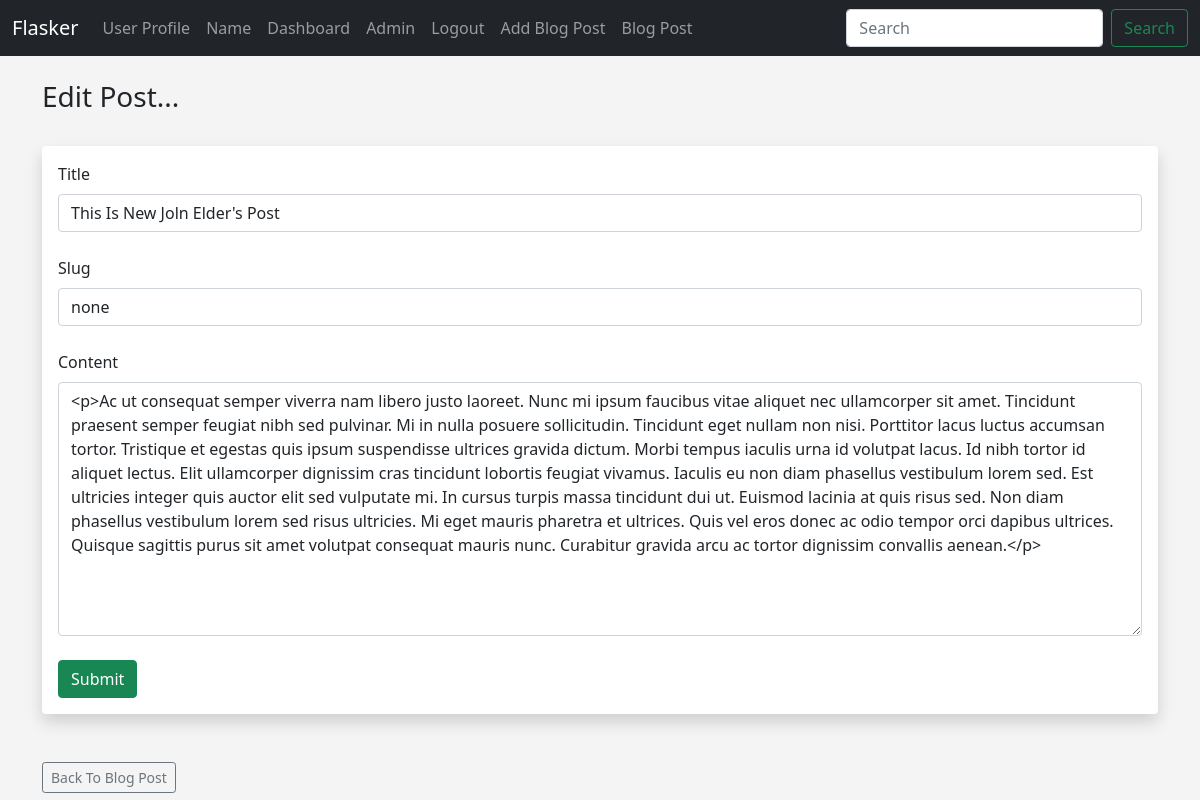
Screenshot of /posts/edit/4 (signed in) with the database file from the repository.
### app.py (models this page shows)
class Posts(db.Model):
    id = db.Column(db.Integer, primary_key = True)
    title = db.Column(db.String(255))
    content = db.Column(db.Text)
    date_posted = db.Column(db.DateTime, default=datetime.utcnow)
    slug = db.Column(db.String(255))
    poster_id = db.Column(db.Integer, db.ForeignKey('users.id')) # 28

### app.py (the view, shortened to what this page needs)
@app.route('/posts/edit/<int:id>', methods=['GET', 'POST'])
def edit_post(id):
    post = Posts.query.get_or_404(id)
    form = PostForm()
    if current_user.id == post.poster_id:
        form.title.data = post.title
        form.slug.data = post.slug
        form.content.data = post.content
        return render_template('edit_post.html', form=form)
    else:
        flash("You Are Not Authorised To Edit This Post")
        posts = Posts.query.order_by(Posts.date_posted) # Model is Posts on above
        return render_template('posts.html', posts=posts)

### webforms.py
class PostForm(FlaskForm):
    title = StringField('Title', validators=[DataRequired()])
    content = CKEditorField('Content', validators=[DataRequired()])
    author = StringField('Author') # validators=[DataRequired()])
    slug = StringField('Slug', validators=[DataRequired()])
    submit = SubmitField('Submit')

class SearchForm(FlaskForm):
    searched = StringField("Searched", validators=[DataRequired()])
    submit = SubmitField('Submit')

### app.py (called while the page is built)
@app.context_processor
def base():
    form = SearchForm()
    return dict(form=form) # dictionery

@login_manager.user_loader
def load_user(user_id):
    return Users.query.get(int(user_id))

### templates/edit_post.html (shortened to what this page needs)
{% extends 'base.html' %}
{% block content %}
<h3>Edit Post...</h3>
<br/>
<div class="shadow p-3 mb-5 bg-white rounded">
    <form method="POST">
        {{ form.title.label(class="form-label") }}
        {{ form.title(class="form-control") }}
        <br/>
        {{ form.slug.label(class="form-label") }}
        {{ form.slug(class="form-control") }}
        <br/>
        {{ form.content.label(class="form-label") }}
        {{ form.content(class="form-control", rows='10') }}
        <br/>
        {{ form.submit(class="btn btn-success") }}
    </form>
</div>
<a href="{{ url_for('posts') }}" class="btn btn-outline-secondary btn-sm">Back To Blog Post</a>
    <br>
{% endblock %}

### static/css/style.css (style rules this page uses)
body { background : #f4f4f4; }

### rows the page displays
Posts: title "This Is New Joln Elder's Post", slug "none", content "<p>Ac ut consequat semper viverra nam libero justo laoreet. Nunc mi ipsum faucibus vitae aliquet nec ullamcorper sit amet. Tincidunt praesent semper feugiat nibh sed pulvinar. Mi in nulla posuere sollicitudin. Tincidunt eget nullam non nisi. Porttitor lacus luctus accumsan tortor. Tristique et egestas quis ipsum suspendisse ultrices gravida dictum. Morbi tempus iaculis urna id volutpat lacus. Id nibh tortor id aliquet lectus. Elit ullamcorper dignissim cras tincidunt lobortis feugiat vivamus. Iaculis eu non diam phasellus vestibulum lorem sed. Est ultricies integer quis auctor elit sed vulputate mi. In cursus turpis massa tincidunt dui ut. Euismod lacinia at quis risus sed. Non diam…"
